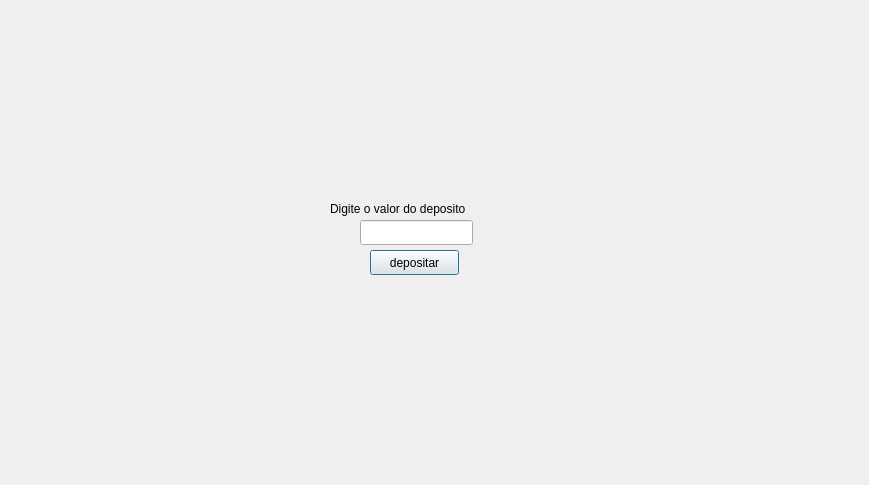
<?xml version="1.0" encoding="UTF-8"?>
<ui version="4.0">
 <class>deposito</class>
 <widget class="QDialog" name="deposito">
  <property name="geometry">
   <rect>
    <x>0</x>
    <y>0</y>
    <width>869</width>
    <height>485</height>
   </rect>
  </property>
  <property name="windowTitle">
   <string>Deposito</string>
  </property>
  <widget class="QPushButton" name="btn_depositar">
   <property name="geometry">
    <rect>
     <x>370</x>
     <y>250</y>
     <width>89</width>
     <height>25</height>
    </rect>
   </property>
   <property name="text">
    <string>depositar</string>
   </property>
  </widget>
  <widget class="QLabel" name="label">
   <property name="geometry">
    <rect>
     <x>330</x>
     <y>200</y>
     <width>181</width>
     <height>17</height>
    </rect>
   </property>
   <property name="text">
    <string>Digite o valor do deposito</string>
   </property>
  </widget>
  <widget class="QLineEdit" name="txt_deposito">
   <property name="geometry">
    <rect>
     <x>360</x>
     <y>220</y>
     <width>113</width>
     <height>25</height>
    </rect>
   </property>
  </widget>
 </widget>
 <resources/>
 <connections/>
</ui>
